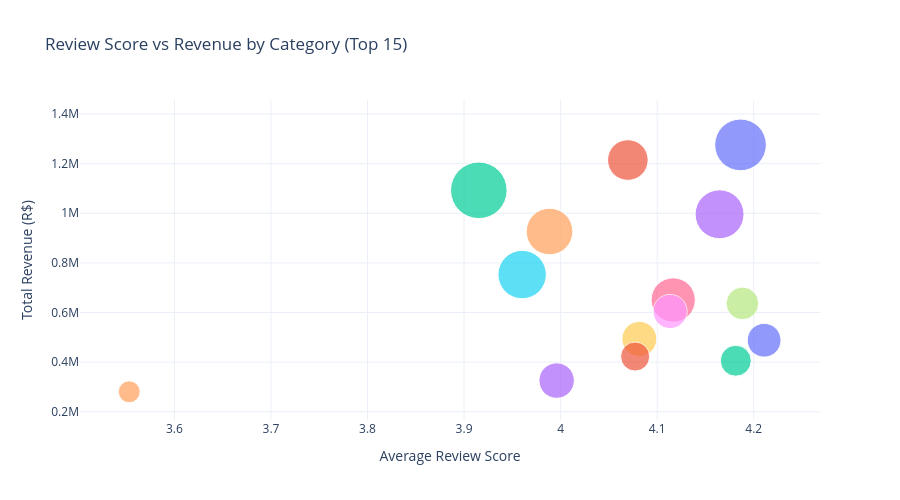

Notebook code for this chart:
### Markdown cell above
### C.5 Review Score Analysis — Interactive

### Code cell
review_by_category = (
    master
    .groupby("product_category_name_english")
    .agg(
        avg_score=("review_score", "mean"),
        num_reviews=("review_score", "count"),
        revenue=("price", "sum"),
    )
    .sort_values("revenue", ascending=False)
    .head(15)
    .reset_index()
)

fig = px.scatter(
    review_by_category,
    x="avg_score",
    y="revenue",
    size="num_reviews",
    color="product_category_name_english",
    hover_name="product_category_name_english",
    title="Review Score vs Revenue by Category (Top 15)",
    labels={
        "avg_score": "Average Review Score",
        "revenue": "Total Revenue (R$)",
        "num_reviews": "Number of Reviews",
    },
    size_max=40,
)
fig.update_layout(height=500, template="plotly_white", showlegend=False)
fig.write_html(OUTPUT_DIR / "review_vs_revenue.html")
fig.show()

### Figure 1 — Plotly figure (JSON) as saved in the notebook; plotly's stock layout.template omitted (floating-point values rounded to 4 significant figures)
{"data": [{"hovertemplate": "<b>%{hovertext}</b><br><br>product_category_name_english=health_beauty<br>Average Review Score=%{x}<br>Total Revenue (R$)=%{y}<br>Number of Reviews=%{marker.size}<extra></extra>", "hovertext": ["health_beauty"], "legendgroup": "health_beauty", "marker": {"color": "#636efa", "size": [9747], "sizemode": "area", "sizeref": 7.303, "symbol": "circle"}, "mode": "markers", "name": "health_beauty", "orientation": "v", "showlegend": true, "type": "scatter", "x": [4.186], "xaxis": "x", "y": [1276000.0], "yaxis": "y"}, {"hovertemplate": "<b>%{hovertext}</b><br><br>product_category_name_english=watches_gifts<br>Average Review Score=%{x}<br>Total Revenue (R$)=%{y}<br>Number of Reviews=%{marker.size}<extra></extra>", "hovertext": ["watches_gifts"], "legendgroup": "watches_gifts", "marker": {"color": "#EF553B", "size": [6032], "sizemode": "area", "sizeref": 7.303, "symbol": "circle"}, "mode": "markers", "name": "watches_gifts", "orientation": "v", "showlegend": true, "type": "scatter", "x": [4.07], "xaxis": "x", "y": [1215000.0], "yaxis": "y"}, {"hovertemplate": "<b>%{hovertext}</b><br><br>product_category_name_english=bed_bath_table<br>Average Review Score=%{x}<br>Total Revenue (R$)=%{y}<br>Number of Reviews=%{marker.size}<extra></extra>", "hovertext": ["bed_bath_table"], "legendgroup": "bed_bath_table", "marker": {"color": "#00cc96", "size": [11685], "sizemode": "area", "sizeref": 7.303, "symbol": "circle"}, "mode": "markers", "name": "bed_bath_table", "orientation": "v", "showlegend": true, "type": "scatter", "x": [3.915], "xaxis": "x", "y": [1092000.0], "yaxis": "y"}, {"hovertemplate": "<b>%{hovertext}</b><br><br>product_category_name_english=sports_leisure<br>Average Review Score=%{x}<br>Total Revenue (R$)=%{y}<br>Number of Reviews=%{marker.size}<extra></extra>", "hovertext": ["sports_leisure"], "legendgroup": "sports_leisure", "marker": {"color": "#ab63fa", "size": [8736], "sizemode": "area", "sizeref": 7.303, "symbol": "circle"}, "mode": "markers", "name": "sports_leisure", "orientation": "v", "showlegend": true, "type": "scatter", "x": [4.165], "xaxis": "x", "y": [996000.0], "yaxis": "y"}, {"hovertemplate": "<b>%{hovertext}</b><br><br>product_category_name_english=computers_accessories<br>Average Review Score=%{x}<br>Total Revenue (R$)=%{y}<br>Number of Reviews=%{marker.size}<extra></extra>", "hovertext": ["computers_accessories"], "legendgroup": "computers_accessories", "marker": {"color": "#FFA15A", "size": [7927], "sizemode": "area", "sizeref": 7.303, "symbol": "circle"}, "mode": "markers", "name": "computers_accessories", "orientation": "v", "showlegend": true, "type": "scatter", "x": [3.989], "xaxis": "x", "y": [926600.0], "yaxis": "y"}, {"hovertemplate": "<b>%{hovertext}</b><br><br>product_category_name_english=furniture_decor<br>Average Review Score=%{x}<br>Total Revenue (R$)=%{y}<br>Number of Reviews=%{marker.size}<extra></extra>", "hovertext": ["furniture_decor"], "legendgroup": "furniture_decor", "marker": {"color": "#19d3f3", "size": [8558], "sizemode": "area", "sizeref": 7.303, "symbol": "circle"}, "mode": "markers", "name": "furniture_decor", "orientation": "v", "showlegend": true, "type": "scatter", "x": [3.96], "xaxis": "x", "y": [753100.0], "yaxis": "y"}, {"hovertemplate": "<b>%{hovertext}</b><br><br>product_category_name_english=housewares<br>Average Review Score=%{x}<br>Total Revenue (R$)=%{y}<br>Number of Reviews=%{marker.size}<extra></extra>", "hovertext": ["housewares"], "legendgroup": "housewares", "marker": {"color": "#FF6692", "size": [7154], "sizemode": "area", "sizeref": 7.303, "symbol": "circle"}, "mode": "markers", "name": "housewares", "orientation": "v", "showlegend": true, "type": "scatter", "x": [4.117], "xaxis": "x", "y": [650400.0], "yaxis": "y"}, {"hovertemplate": "<b>%{hovertext}</b><br><br>product_category_name_english=cool_stuff<br>Average Review Score=%{x}<br>Total Revenue (R$)=%{y}<br>Number of Reviews=%{marker.size}<extra></extra>", "hovertext": ["cool_stuff"], "legendgroup": "cool_stuff", "marker": {"color": "#B6E880", "size": [3888], "sizemode": "area", "sizeref": 7.303, "symbol": "circle"}, "mode": "markers", "name": "cool_stuff", "orientation": "v", "showlegend": true, "type": "scatter", "x": [4.188], "xaxis": "x", "y": [636600.0], "yaxis": "y"}, {"hovertemplate": "<b>%{hovertext}</b><br><br>product_category_name_english=auto<br>Average Review Score=%{x}<br>Total Revenue (R$)=%{y}<br>Number of Reviews=%{marker.size}<extra></extra>", "hovertext": ["auto"], "legendgroup": "auto", "marker": {"color": "#FF97FF", "size": [4260], "sizemode": "area", "sizeref": 7.303, "symbol": "circle"}, "mode": "markers", "name": "auto", "orientation": "v", "showlegend": true, "type": "scatter", "x": [4.113], "xaxis": "x", "y": [604300.0], "yaxis": "y"}, {"hovertemplate": "<b>%{hovertext}</b><br><br>product_category_name_english=garden_tools<br>Average Review Score=%{x}<br>Total Revenue (R$)=%{y}<br>Number of Reviews=%{marker.size}<extra></extra>", "hovertext": ["garden_tools"], "legendgroup": "garden_tools", "marker": {"color": "#FECB52", "size": [4452], "sizemode": "area", "sizeref": 7.303, "symbol": "circle"}, "mode": "markers", "name": "garden_tools", "orientation": "v", "showlegend": true, "type": "scatter", "x": [4.082], "xaxis": "x", "y": [493600.0], "yaxis": "y"}, {"hovertemplate": "<b>%{hovertext}</b><br><br>product_category_name_english=toys<br>Average Review Score=%{x}<br>Total Revenue (R$)=%{y}<br>Number of Reviews=%{marker.size}<extra></extra>", "hovertext": ["toys"], "legendgroup": "toys", "marker": {"color": "#636efa", "size": [4161], "sizemode": "area", "sizeref": 7.303, "symbol": "circle"}, "mode": "markers", "name": "toys", "orientation": "v", "showlegend": true, "type": "scatter", "x": [4.211], "xaxis": "x", "y": [488200.0], "yaxis": "y"}, {"hovertemplate": "<b>%{hovertext}</b><br><br>product_category_name_english=baby<br>Average Review Score=%{x}<br>Total Revenue (R$)=%{y}<br>Number of Reviews=%{marker.size}<extra></extra>", "hovertext": ["baby"], "legendgroup": "baby", "marker": {"color": "#EF553B", "size": [3096], "sizemode": "area", "sizeref": 7.303, "symbol": "circle"}, "mode": "markers", "name": "baby", "orientation": "v", "showlegend": true, "type": "scatter", "x": [4.077], "xaxis": "x", "y": [422600.0], "yaxis": "y"}, {"hovertemplate": "<b>%{hovertext}</b><br><br>product_category_name_english=perfumery<br>Average Review Score=%{x}<br>Total Revenue (R$)=%{y}<br>Number of Reviews=%{marker.size}<extra></extra>", "hovertext": ["perfumery"], "legendgroup": "perfumery", "marker": {"color": "#00cc96", "size": [3495], "sizemode": "area", "sizeref": 7.303, "symbol": "circle"}, "mode": "markers", "name": "perfumery", "orientation": "v", "showlegend": true, "type": "scatter", "x": [4.181], "xaxis": "x", "y": [405700.0], "yaxis": "y"}, {"hovertemplate": "<b>%{hovertext}</b><br><br>product_category_name_english=telephony<br>Average Review Score=%{x}<br>Total Revenue (R$)=%{y}<br>Number of Reviews=%{marker.size}<extra></extra>", "hovertext": ["telephony"], "legendgroup": "telephony", "marker": {"color": "#ab63fa", "size": [4580], "sizemode": "area", "sizeref": 7.303, "symbol": "circle"}, "mode": "markers", "name": "telephony", "orientation": "v", "showlegend": true, "type": "scatter", "x": [3.996], "xaxis": "x", "y": [325700.0], "yaxis": "y"}, {"hovertemplate": "<b>%{hovertext}</b><br><br>product_category_name_english=office_furniture<br>Average Review Score=%{x}<br>Total Revenue (R$)=%{y}<br>Number of Reviews=%{marker.size}<extra></extra>", "hovertext": ["office_furniture"], "legendgroup": "office_furniture", "marker": {"color": "#FFA15A", "size": [1748], "sizemode": "area", "sizeref": 7.303, "symbol": "circle"}, "mode": "markers", "name": "office_furniture", "orientation": "v", "showlegend": true, "type": "scatter", "x": [3.553], "xaxis": "x", "y": [280500.0], "yaxis": "y"}], "layout": {"height": 500, "legend": {"itemsizing": "constant", "title": {"text": "product_category_name_english"}, "tracegroupgap": 0}, "showlegend": false, "title": {"text": "Review Score vs Revenue by Category (Top 15)"}, "xaxis": {"anchor": "y", "domain": [0, 1], "title": {"text": "Average Review Score"}}, "yaxis": {"anchor": "x", "domain": [0, 1], "title": {"text": "Total Revenue (R$)"}}}}
